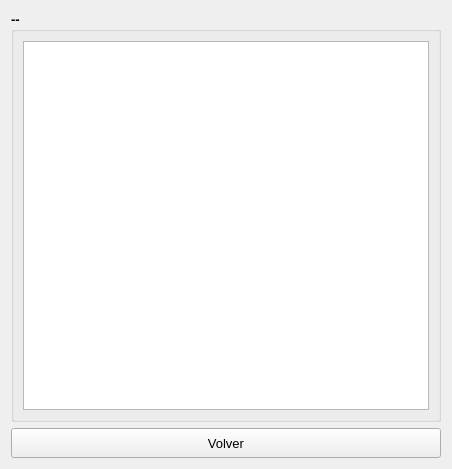
<?xml version="1.0" encoding="UTF-8"?>
<ui version="4.0">
 <class>ViewIniUI</class>
 <widget class="QWidget" name="ViewIniUI">
  <property name="geometry">
   <rect>
    <x>0</x>
    <y>0</y>
    <width>452</width>
    <height>469</height>
   </rect>
  </property>
  <property name="sizePolicy">
   <sizepolicy hsizetype="Fixed" vsizetype="Expanding">
    <horstretch>0</horstretch>
    <verstretch>0</verstretch>
   </sizepolicy>
  </property>
  <property name="windowTitle">
   <string>IN2PS</string>
  </property>
  <property name="windowOpacity">
   <double>1.000000000000000</double>
  </property>
  <layout class="QGridLayout" name="gridLayout_3">
   <item row="0" column="0">
    <widget class="QGroupBox" name="m_IniContents">
     <property name="sizePolicy">
      <sizepolicy hsizetype="Preferred" vsizetype="Expanding">
       <horstretch>12</horstretch>
       <verstretch>20</verstretch>
      </sizepolicy>
     </property>
     <property name="font">
      <font>
       <pointsize>10</pointsize>
       <weight>75</weight>
       <bold>true</bold>
      </font>
     </property>
     <property name="title">
      <string>--</string>
     </property>
     <layout class="QGridLayout" name="gridLayout_2">
      <item row="0" column="0">
       <layout class="QGridLayout" name="gridLayout">
        <item row="0" column="0">
         <widget class="QTextEdit" name="m_Content">
          <property name="readOnly">
           <bool>true</bool>
          </property>
         </widget>
        </item>
       </layout>
      </item>
     </layout>
    </widget>
   </item>
   <item row="1" column="0">
    <layout class="QHBoxLayout" name="horizontalLayout">
     <item>
      <widget class="QPushButton" name="m_Back">
       <property name="sizePolicy">
        <sizepolicy hsizetype="Preferred" vsizetype="Fixed">
         <horstretch>0</horstretch>
         <verstretch>0</verstretch>
        </sizepolicy>
       </property>
       <property name="minimumSize">
        <size>
         <width>40</width>
         <height>30</height>
        </size>
       </property>
       <property name="maximumSize">
        <size>
         <width>500</width>
         <height>50</height>
        </size>
       </property>
       <property name="font">
        <font>
         <pointsize>10</pointsize>
        </font>
       </property>
       <property name="text">
        <string>Volver</string>
       </property>
       <property name="icon">
        <iconset resource="../../Xaar/SinglePass/shared.qrc">
         <normaloff>:/res/images/forward.png</normaloff>:/res/images/forward.png</iconset>
       </property>
      </widget>
     </item>
    </layout>
   </item>
  </layout>
 </widget>
 <resources>
  <include location="../../Xaar/SinglePass/shared.qrc"/>
 </resources>
 <connections/>
</ui>
